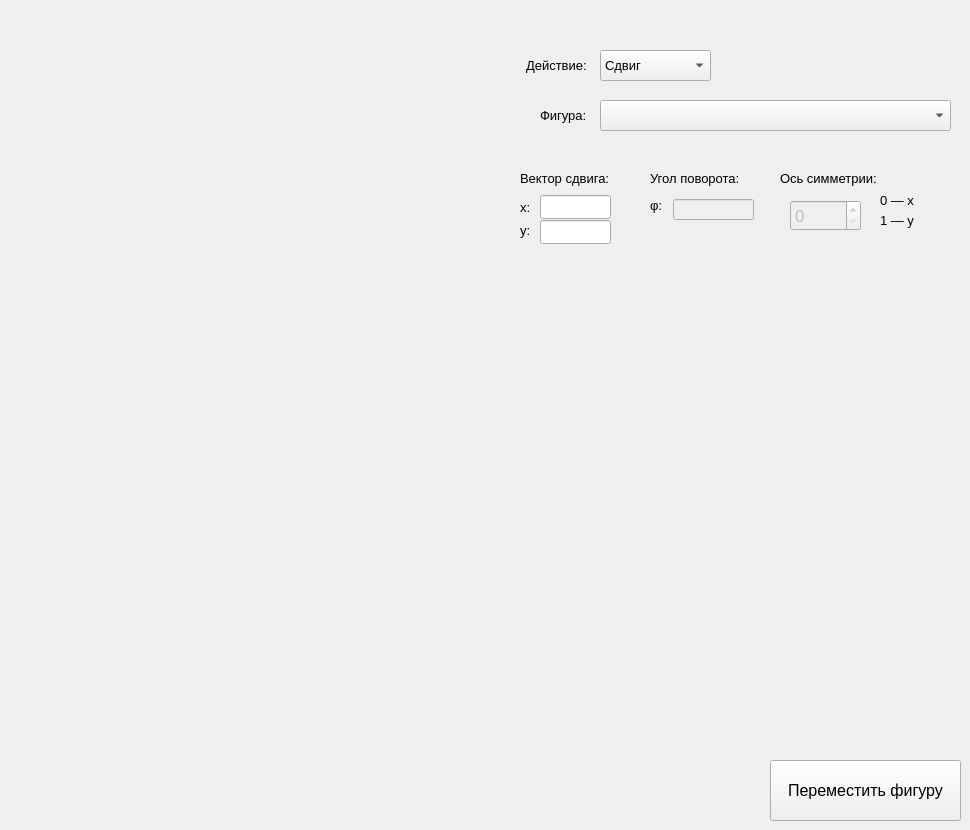
      <widget class="QWidget" name="stackedWidgetPage3">
       <widget class="QComboBox" name="replaceFigureBox">
        <property name="geometry">
         <rect>
          <x>600</x>
          <y>50</y>
          <width>111</width>
          <height>31</height>
         </rect>
        </property>
        <property name="font">
         <font>
          <pointsize>10</pointsize>
         </font>
        </property>
        <item>
         <property name="text">
          <string>Сдвиг</string>
         </property>
        </item>
        <item>
         <property name="text">
          <string>Поворот</string>
         </property>
        </item>
        <item>
         <property name="text">
          <string>Симметрия</string>
         </property>
        </item>
       </widget>
       <widget class="QComboBox" name="moveFigureList">
        <property name="geometry">
         <rect>
          <x>600</x>
          <y>100</y>
          <width>351</width>
          <height>31</height>
         </rect>
        </property>
       </widget>
       <widget class="QLabel" name="label_131">
        <property name="geometry">
         <rect>
          <x>526</x>
          <y>50</y>
          <width>61</width>
          <height>31</height>
         </rect>
        </property>
        <property name="font">
         <font>
          <pointsize>10</pointsize>
         </font>
        </property>
        <property name="text">
         <string>Действие:</string>
        </property>
       </widget>
       <widget class="QLabel" name="label_132">
        <property name="geometry">
         <rect>
          <x>540</x>
          <y>100</y>
          <width>61</width>
          <height>31</height>
         </rect>
        </property>
        <property name="font">
         <font>
          <pointsize>10</pointsize>
         </font>
        </property>
        <property name="text">
         <string>Фигура:</string>
        </property>
       </widget>
       <widget class="QPushButton" name="changePlaceFigure">
        <property name="geometry">
         <rect>
          <x>770</x>
          <y>760</y>
          <width>191</width>
          <height>61</height>
         </rect>
        </property>
        <property name="font">
         <font>
          <pointsize>12</pointsize>
          <weight>50</weight>
          <bold>false</bold>
         </font>
        </property>
        <property name="text">
         <string>Переместить фигуру</string>
        </property>
       </widget>
       <widget class="QLabel" name="label_133">
        <property name="geometry">
         <rect>
          <x>520</x>
          <y>200</y>
          <width>47</width>
          <height>14</height>
         </rect>
        </property>
        <property name="font">
         <font>
          <pointsize>10</pointsize>
         </font>
        </property>
        <property name="text">
         <string>x:</string>
        </property>
       </widget>
       <widget class="QLabel" name="label_134">
        <property name="geometry">
         <rect>
          <x>520</x>
          <y>170</y>
          <width>111</width>
          <height>16</height>
         </rect>
        </property>
        <property name="font">
         <font>
          <pointsize>10</pointsize>
         </font>
        </property>
        <property name="text">
         <string>Вектор сдвига:</string>
        </property>
       </widget>
       <widget class="QLabel" name="label_135">
        <property name="geometry">
         <rect>
          <x>520</x>
          <y>210</y>
          <width>47</width>
          <height>41</height>
         </rect>
        </property>
        <property name="font">
         <font>
          <pointsize>10</pointsize>
         </font>
        </property>
        <property name="text">
         <string>y:</string>
        </property>
       </widget>
       <widget class="QLabel" name="label_136">
        <property name="geometry">
         <rect>
          <x>650</x>
          <y>170</y>
          <width>111</width>
          <height>16</height>
         </rect>
        </property>
        <property name="font">
         <font>
          <pointsize>10</pointsize>
         </font>
        </property>
        <property name="text">
         <string>Угол поворота:</string>
        </property>
       </widget>
       <widget class="QLabel" name="label_137">
        <property name="geometry">
         <rect>
          <x>650</x>
          <y>190</y>
          <width>47</width>
          <height>31</height>
         </rect>
        </property>
        <property name="font">
         <font>
          <pointsize>10</pointsize>
         </font>
        </property>
        <property name="text">
         <string>φ:</string>
        </property>
       </widget>
       <widget class="QLabel" name="label_138">
        <property name="geometry">
         <rect>
          <x>780</x>
          <y>170</y>
          <width>111</width>
          <height>16</height>
         </rect>
        </property>
        <property name="font">
         <font>
          <pointsize>10</pointsize>
         </font>
        </property>
        <property name="text">
         <string>Ось симметрии:</string>
        </property>
       </widget>
       <widget class="QSpinBox" name="symmetry">
        <property name="enabled">
         <bool>false</bool>
        </property>
        <property name="geometry">
         <rect>
          <x>790</x>
          <y>200</y>
          <width>71</width>
          <height>31</height>
         </rect>
        </property>
        <property name="font">
         <font>
          <pointsize>13</pointsize>
         </font>
        </property>
        <property name="maximum">
         <number>1</number>
        </property>
       </widget>
       <widget class="QLineEdit" name="yShift">
        <property name="geometry">
         <rect>
          <x>540</x>
          <y>220</y>
          <width>71</width>
          <height>24</height>
         </rect>
        </property>
       </widget>
       <widget class="QLineEdit" name="xShift">
        <property name="geometry">
         <rect>
          <x>540</x>
          <y>195</y>
          <width>71</width>
          <height>24</height>
         </rect>
        </property>
       </widget>
       <widget class="QLineEdit" name="phi">
        <property name="enabled">
         <bool>false</bool>
        </property>
        <property name="geometry">
         <rect>
          <x>673</x>
          <y>199</y>
          <width>81</width>
          <height>21</height>
         </rect>
        </property>
       </widget>
       <widget class="QLabel" name="label_67">
        <property name="geometry">
         <rect>
          <x>880</x>
          <y>190</y>
          <width>71</width>
          <height>21</height>
         </rect>
        </property>
        <property name="font">
         <font>
          <pointsize>10</pointsize>
         </font>
        </property>
        <property name="text">
         <string>0 — x</string>
        </property>
       </widget>
       <widget class="QLabel" name="label_68">
        <property name="geometry">
         <rect>
          <x>880</x>
          <y>210</y>
          <width>71</width>
          <height>21</height>
         </rect>
        </property>
        <property name="font">
         <font>
          <pointsize>10</pointsize>
         </font>
        </property>
        <property name="text">
         <string>1 — y</string>
        </property>
       </widget>
      </widget>
